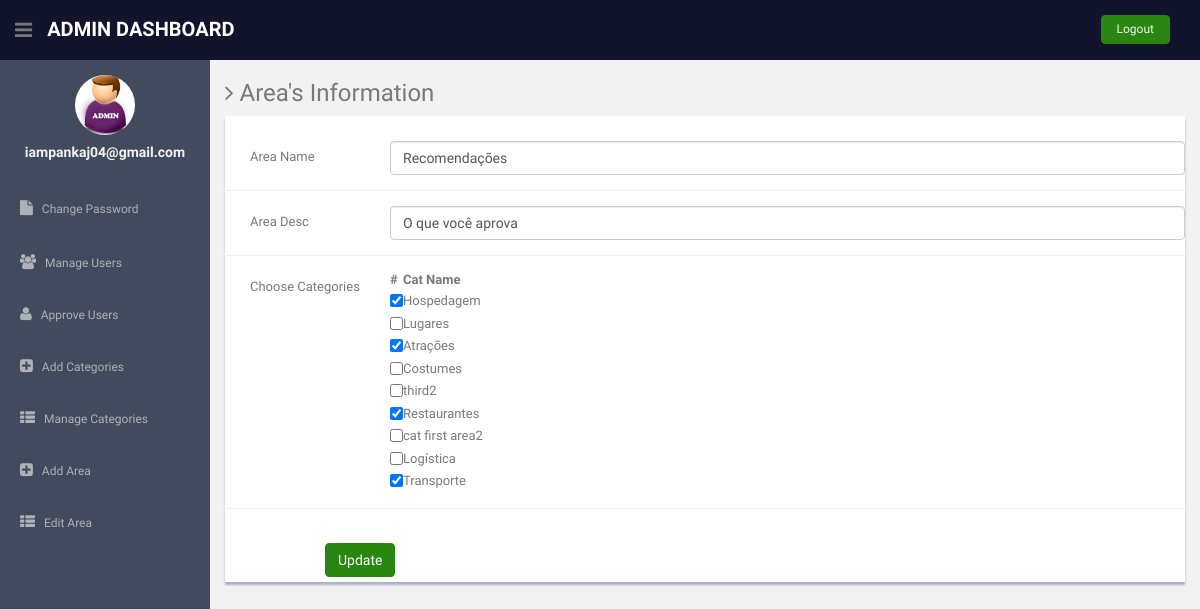
Page /admin/update-area.php?id=1 (signed in) on the committed database.
### tables this page shows
CREATE TABLE IF NOT EXISTS `areas` (
  `id` int(11) NOT NULL AUTO_INCREMENT,
  `area_name` varchar(50) NOT NULL,
  `area_desc` varchar(200) NOT NULL,
  `categories` varchar(30) NOT NULL,
  PRIMARY KEY (`id`)
);

CREATE TABLE IF NOT EXISTS `categories` (
  `id` int(11) NOT NULL AUTO_INCREMENT,
  `cat_name` varchar(50) NOT NULL,
  `cat_desc` varchar(50) NOT NULL,
  PRIMARY KEY (`id`)
);

### admin/update-area.php (the view, shortened to what this page needs)
<!DOCTYPE html>
<html lang="en">
  <head>
    <link href="assets/css/bootstrap.css" rel="stylesheet">
    <link href="assets/font-awesome/css/font-awesome.css" rel="stylesheet" />
    <link href="assets/css/style.css" rel="stylesheet">
    <link href="assets/css/style-responsive.css" rel="stylesheet">
  </head>
  <body>
  <section id="container" >
      <header class="header black-bg">
              <div class="sidebar-toggle-box">
                  <div class="fa fa-bars tooltips" data-placement="right" data-original-title="Toggle Navigation"></div>
              </div>
            <a href="#" class="logo"><b>Admin Dashboard</b></a>
            <div class="top-menu">
            	<ul class="nav pull-right top-menu">
                    <li><a class="logout" href="logout.php">Logout</a></li>
            	</ul>
            </div>
        </header>
      <aside>
                <div id="sidebar"  class="nav-collapse ">
              <ul class="sidebar-menu" id="nav-accordion">
              	  <p class="centered"><a href="#"><img src="assets/img/admin.jpg" class="img-circle" width="60"></a></p>
              	  <h5 class="centered"><?php echo $_SESSION['login'];?></h5>
                  <li class="mt">
                      <a href="change-password.php">
                          <i class="fa fa-file"></i>
                          <span>Change Password</span>
                      </a>
                  </li>
                  <li class="sub-menu">
                      <a href="manage-users.php" >
                          <i class="fa fa-users"></i>
                          <span>Manage Users</span>
                      </a>
                  </li>
                  <li class="sub-menu">
                      <a href="approve-users.php" >
                          <i class="fa fa-user"></i>
                          <span>Approve Users</span>
                      </a>
                  </li>
                  <li class="sub-menu">
                      <a href="add_cat.php" >
                          <i class="fa fa-plus-square"></i>
                          <span>Add Categories</span>
                      </a>
                  </li>
				  <li class="sub-menu">
                      <a href="manage_cat.php" >
                          <i class="fa fa-th-list"></i>
                          <span>Manage Categories</span>
                      </a>
                  </li>
				  <li class="sub-menu">
                      <a href="add_area.php" >
                          <i class="fa fa-plus-square"></i>
                          <span>Add Area</span>
                      </a>
                  </li>
				  <li class="sub-menu">
                      <a href="manage_area.php" >
                          <i class="fa fa-th-list"></i>
                          <span>Edit Area</span>
                      </a>
                  </li>
              </ul>
          </div>
	  </aside>
      <?php $ret=mysql_query("select * from areas where id='".$_GET['id']."'");
	  while($row=mysql_fetch_array($ret)) {
		  $cat = $row['categories'];
		  $cats = explode(",",$cat);
		?>
      <section id="main-content">
          <section class="wrapper">
          	<h3><i class="fa fa-angle-right"></i> Area's Information</h3>
				<div class="row">
                  <div class="col-md-12">
                      <div class="content-panel">
                           <form class="form-horizontal style-form" name="form1" method="post" action="" onSubmit="return valid();">
                              <div class="form-group">
                              <label class="col-sm-2 col-sm-2 control-label" style="padding-left:40px;">Area Name</label>
                              <div class="col-sm-10">
                                  <input type="text" class="form-control" name="areaname" value="<?php echo $row['area_name'];?>" >
                              </div>
                          </div>
                              <div class="form-group">
                              <label class="col-sm-2 col-sm-2 control-label" style="padding-left:40px;">Area Desc </label>
                              <div class="col-sm-10">
                                  <input type="text" class="form-control" name="areadesc" value="<?php echo $row['area_desc'];?>" >
                              </div>
                          </div>
						<div class="form-group">
                              <label class="col-sm-2 col-sm-2 control-label" style="padding-left:40px;">Choose Categories</label>
                              <div class="col-sm-10">
						<table>
                              <thead>
                              <tr>
                                  <th>#</th>
                                  <th> Cat Name</th>
                              </tr>
                              </thead>
                              <tbody>
                              <?php $ret=mysql_query("select * from categories");
							  $cnt=1;
							  while($row=mysql_fetch_array($ret))
							  {
								  if(in_array($row['id'],$cats)){
									  $class = "checked";
								  }else{
									  $class = "";
								  }
								  ?>
                              <tr>
							  <td><input type="checkbox" name="display[]" value="<?php echo $row['id'];?>" <?php echo $class; ?>></td>
                                  <td><?php echo $row['cat_name'];?></td>
                              </tr>
                              <?php $cnt=$cnt+1; }?>
                              </tbody>
                          </table>
						</div>						</div>
						  <br>
                          <div style="margin-left:100px;">
                          <input type="submit" name="Submit" value="Update" class="btn btn-theme">						  						  </div>
                          </form>
                  </div>
              </div>              </div>
		</section>
        <?php } ?>
      </section></section>
  </body>
</html>

### admin/assets/css/style.css (style rules this page uses)
body { color: #797979; background: #f2f2f2; font-family: 'Ruda', sans-serif; padding: 0px !important; margin: 0px !important; font-size:13px; }
ul li { list-style: none; }
a, a:hover, a:focus { text-decoration: none; outline: none; }
#container { width: 100%; height: 100%; }
.btn-theme { color: #fff; background-color: #288611; border-color: #288611; }
.centered { text-align: center; }
.mt { margin-top: 25px; }
ul.top-menu > li > .logout { color: #f2f2f2; font-size: 12px; border-radius: 4px; -webkit-border-radius: 4px; border: 1px solid #288611 !important; padding: 5px 15px; margin-right: 15px; background: #288611; margin-top: 15px; }
#sidebar { width: 210px; height: 100%; position: fixed; background: #424a5d; }
#sidebar h5 { color: #f2f2f2; font-weight: 700; }
#sidebar ul li { position: relative; }
ul.sidebar-menu , ul.sidebar-menu li ul.sub { margin: -2px 0 0; padding: 0; }
ul.sidebar-menu { margin-top: 75px; }
ul.sidebar-menu li { margin-bottom: 5px; margin-left:10px; margin-right:10px; }
ul.sidebar-menu li.sub-menu { line-height: 15px; }
ul.sidebar-menu li a span { display: inline-block; }
ul.sidebar-menu li a { color: #aeb2b7; text-decoration: none; display: block; padding: 15px 0 15px 10px; font-size: 12px; outline: none; -webkit-transition: all 0.3s ease; -moz-transition: all 0.3s ease; -o-transition: all 0.3s ease; -ms-transition: all 0.3s ease; transition: all 0.3s ease; }
ul.sidebar-menu li a i { font-size: 15px; padding-right: 6px; }
#main-content { margin-left: 210px; }
.header, .footer { min-height: 60px; padding: 0 15px; }
.header { position: fixed; left: 0; right: 0; z-index: 1002; }
.black-bg { background: #11142B; border-bottom: 1px solid #11142B; }
.wrapper { display: inline-block; margin-top: 60px; padding-left: 15px; padding-right: 15px; padding-bottom: 15px; padding-top: 0px; width: 100%; }
a.logo { font-size: 20px; color: #ffffff; float: left; margin-top: 15px; text-transform: uppercase; }
a.logo b { font-weight: 900; }
#top_menu .nav > li, ul.top-menu > li { float: left; }
ul.top-menu > li > a { color: #666666; font-size: 16px; border-radius: 4px; -webkit-border-radius: 4px; border:1px solid #666666 !important; padding: 2px 6px; margin-right: 15px; }
.sidebar-toggle-box { float: left; padding-right: 15px; margin-top: 20px; }
.sidebar-toggle-box .fa-bars { cursor: pointer; display: inline-block; font-size: 20px; }
.content-panel { background: #ffffff; box-shadow: 0px 3px 2px #aab2bd; padding-top: 15px; padding-bottom: 5px; }
label { font-weight: 400; }
.form-horizontal.style-form .form-group { border-bottom: 1px solid #eff2f7; padding-bottom: 15px; margin-bottom: 15px; }
@media (min-width: 768px) { .form-horizontal .control-label { text-align: left; } }

### rows in the picture
areas: areaname "Recomendações", areadesc "O que você aprova"
categories: cat_name "Hospedagem"
categories: cat_name "Lugares"
categories: cat_name "Atrações"
categories: cat_name "Costumes"
categories: cat_name "third2"
categories: cat_name "Restaurantes"
categories: cat_name "cat first area2"
categories: cat_name "Logística"
categories: cat_name "Transporte"

### other values in the picture
$_SESSION['login'] "iampankaj04@gmail.com"
